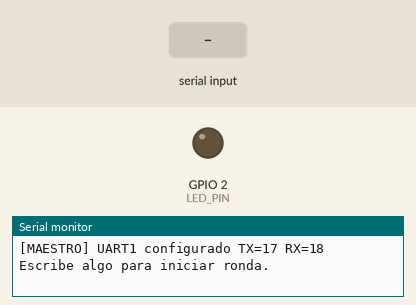
Bench run of a sketch on a simulated ESP32. On the bench: output pins drawn as LEDs (lit = HIGH), the last lines printed to the serial monitor. The inputs (shaded band) are chosen by the test bench.

Above: at 3.2 s.
3.3 s: "RANKING:\n" received over Serial
At 4.38 s:
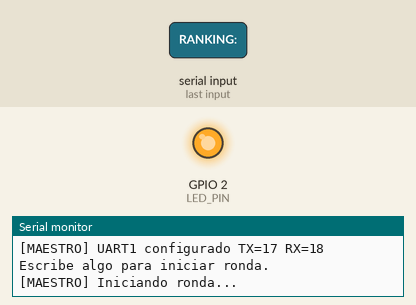
5.9 s: "RANKING:\n" received over the second serial link
At 6.9 s:
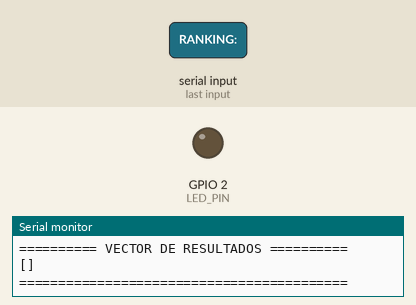
7.4 s: "90 45\n" received over the second serial link
At 8.1 s:
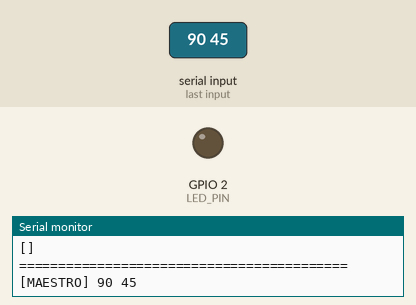
8.9 s: "3\n" received over the second serial link
At 9.3 s:
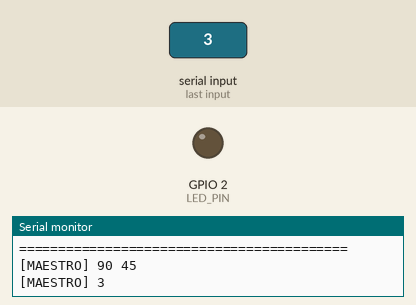
Timing chart, 0 to 11.4 s (numbered marks = the images above; inputs shaded):
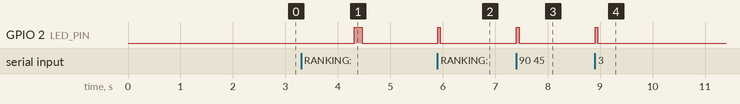

The sketch:

Maestro.ino
```cpp
#include <Arduino.h>

// =============================================
//   CONFIGURACIÓN UART (comunicación con Esclavo)
// =============================================
#define UART_TX_PIN  17
#define UART_RX_PIN  18

// =============================================
//   LED INTERNO
// =============================================
#define LED_PIN  2

// =============================================
//   Mostrar ranking como vector
//   Formato recibido:
//   "RANKING: #1=J3(245ms) #2=J1(312ms) ..."
// =============================================
void mostrarRankingVector(const char* msg) {

    const char* cursor = strstr(msg, "RANKING:");

    if (cursor == NULL) {
        Serial.printf("[MAESTRO] Mensaje recibido: %s\n", msg);
        return;
    }

    cursor += strlen("RANKING:");

    Serial.println("\n========== VECTOR DE RESULTADOS ==========");

    Serial.print("[");

    bool primero = true;

    while (*cursor != '\0') {

        while (*cursor == ' ') cursor++;

        if (*cursor == '\0') break;

        int puesto, jugador;
        unsigned long tiempo_ms;

        if (sscanf(cursor, "#%d=J%d(%lums)",
                   &puesto,
                   &jugador,
                   &tiempo_ms) == 3) {

            if (!primero) {
                Serial.print(", ");
            }

            // jugador;tiempo
            Serial.printf("{J%d;%lu}", jugador, tiempo_ms);

            primero = false;
        }

        const char* siguiente = strchr(cursor + 1, '#');

        if (siguiente == NULL) break;

        cursor = siguiente;
    }

    Serial.println("]");
    Serial.println("==========================================\n");
}

// =============================================
//   SETUP
// =============================================
void setup() {

    Serial.begin(115200);
    delay(2000);

    pinMode(LED_PIN, OUTPUT);
    digitalWrite(LED_PIN, LOW);

    // UART1
    Serial1.begin(115200, SERIAL_8N1,
                  UART_RX_PIN,
                  UART_TX_PIN);

    Serial.printf("[MAESTRO] UART1 configurado TX=%d RX=%d\n",
                  UART_TX_PIN,
                  UART_RX_PIN);

    Serial.println("\nEscribe algo para iniciar ronda.\n");
}

// =============================================
//   LOOP
// =============================================
void loop() {

    // =========================================
    // RECEPCIÓN DESDE EL ESCLAVO
    // =========================================
    if (Serial1.available()) {

        String msg = Serial1.readStringUntil('\n');
        msg.trim();

        if (msg.length() > 0) {

            digitalWrite(LED_PIN, HIGH);

            if (msg.indexOf("RANKING:") >= 0) {

                mostrarRankingVector(msg.c_str());

            } else {

                Serial.printf("[MAESTRO] %s\n", msg.c_str());
            }

            delay(50);
            digitalWrite(LED_PIN, LOW);
        }
    }

    // =========================================
    // ENVÍO MANUAL
    // =========================================
    if (Serial.available()) {

        String entrada = Serial.readString();
        entrada.trim();

        if (entrada.length() > 0) {

            digitalWrite(LED_PIN, HIGH);

            Serial.println("\n[MAESTRO] Iniciando ronda...\n");

            Serial1.println("A");

            delay(150);

            digitalWrite(LED_PIN, LOW);
        }
    }

    delay(10);
}
```

Measured:
- after the input at 3.3 s, GPIO 2 (LED_PIN): LOW → HIGH after 1.0 s, → LOW 0.15 s later
- after the input at 5.9 s, GPIO 2 (LED_PIN): LOW → HIGH at once, → LOW 0.05 s later
- after the input at 7.4 s, GPIO 2 (LED_PIN): LOW → HIGH at once, → LOW 0.05 s later
- after the input at 8.9 s, GPIO 2 (LED_PIN): LOW → HIGH at once, → LOW 0.05 s later
